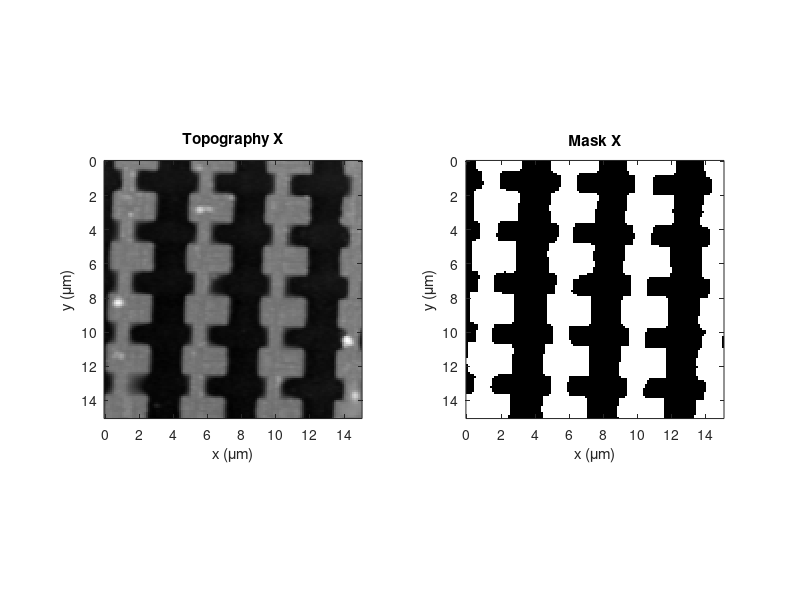
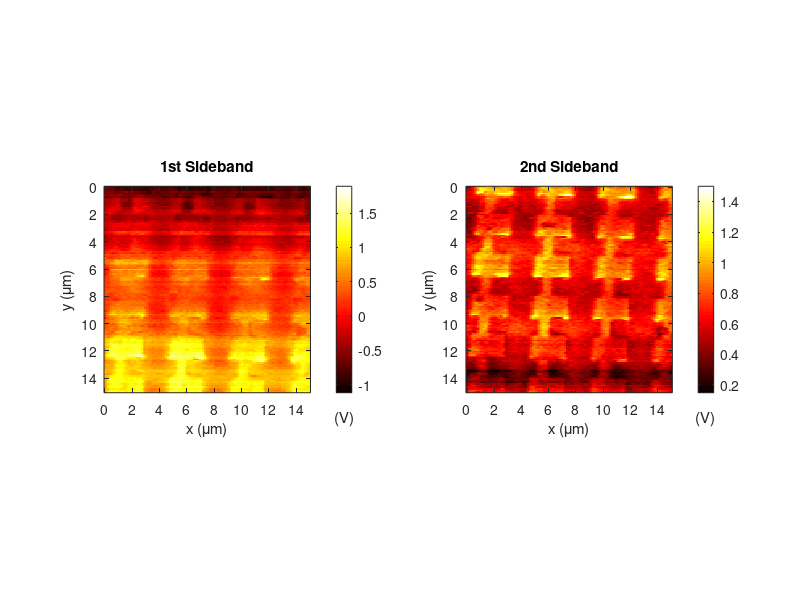
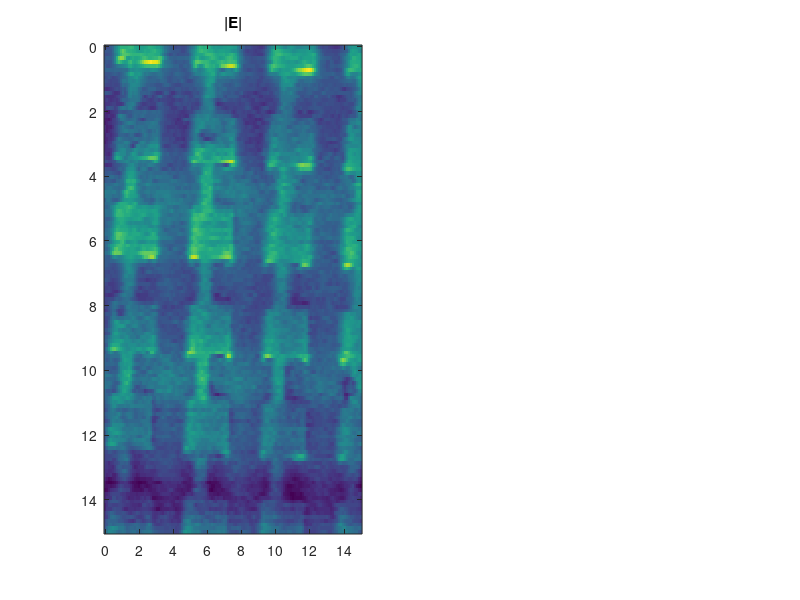

Reproduce these figures in MATLAB, in order. (Note: this script raises an error after producing the figures.)
clear all
close all

lambda=10.6; %microns

theta=60*pi/180;  % SNOM incidence angle

Vrms=0.106; % Volts

% MaxTau=50.4179; % Good diodes: From 2017-11-21_diode_h_5_PH_X_3
% MaxTau=26.2718; % Bad diodes diodes: From 2017-12-12_diode_g_2_PH_X_2
MaxTau=1;
% MaxTau=1;

run=1;

%% LOAD
    
load 2018-04-07_leaky_E_4_V_PH_X_2

dir1='Presentation';
dir2='2018-04-17';
dir3='Leaky_E4_V_2';
dir4=strcat(dir2,'\',dir3);
mkdir(dir1,dir4);
dir=strcat(dir1,'\',dir4);

global Mx My MaskX MaskY
Mx=size(x);     My=size(y);
Mx=Mx(2);       My=My(2);

i=1; 

%% TOPOGRAPHY 

% X component

TopoX=M(:,:,i);
N=size(TopoX);
N=N(1);

MinTopo=min(min(TopoX));
MaxTopo=max(max(TopoX));
thrX=0.40*(MaxTopo-MinTopo)+MinTopo;

StrucInd=find(TopoX>thrX);
SubstInd=find(TopoX<thrX);

% [MaskX,Kx]=Mask(TopoX,thrX); 

MaskX=zeros(N,N);
MaskX(StrucInd)=1;
MaskX(SubstInd)=0;

% MaskX(1:12,:)=0;
% MaskX(:,1:16)=0;

Square=ones(3);
MaskX=conv2(MaskX,Square,'same');

StrucInd=find(MaskX>0);
SubstInd=find(MaskX==0);
MaskX(StrucInd)=1;

F1=figure('units','normalized','outerposition',[0 0 1 1]);

% X component

subplot(1,2,1);
imagesc(x,y,TopoX)
% imagesc(x,y(1:N/2),TopoX(1:N/2,:))
% imagesc(x,y,rot90(TopoX,3))
title('Topography X')
colormap(gray(256))
% axis square
xlabel('x (\mum)')
ylabel('y (\mum)')
daspect([1 1 1])

subplot(1,2,2)
imagesc(x,y,MaskX)
% imagesc(x,y(1:N/2),MaskX(1:N/2,:))
% imagesc(MaskX(1:N/2,:))
% imagesc(x,y,rot90(MaskX,3))
title('Mask X')
colormap(gray(256))
% axis square
xlabel('x (\mum)')
ylabel('y (\mum)')
daspect([1 1 1])
% % saveas(F1,strcat(dir,'\','1.Topography.png'))

if run==1

%% ANALYSIS

% 1ST SIDEBAND
SideB1x=M(:,:,i+2);  % X component

%2ND SIDEBAND
SideB2x=M(:,:,i+3);  % X component

% Phase color map (as used by Hillenbrand et al.)

up=(1:89)'/90;
dw=flipud(up);
Zeros=zeros(89,1);
Ones=ones(89,1);
rm=[0 ; Zeros ; 0 ; up ; 1 ; Ones ; 1; dw];
gm=[0 ; Zeros; 0 ; up ; 1 ; dw ; 0 ; Zeros]; 
bm=[0 ; up ; 1 ; Ones ; 1 ; dw ; 0 ; Zeros]; 
PhaseColormap=[rm gm bm];  

%% SIDEBANDS

% 1ST sideband
SideB1=SideB1x;

% 2ND sideband
SideB2=SideB2x;

F2=figure('units','normalized','outerposition',[0 0 1 1]);
% suptitle(strcat(dir3,' (Non Rotated)'))
% suptitle('SIDEBANDS (METHOD 1)')

FigSB1=subplot(1,2,1);
imagesc(x,y,SideB1)
% imagesc(x,y(1:N/2),SideB1(1:N/2,:))
% imagesc(x,y,rot90(SideB1,3))
title('1st Sideband')
colormap(FigSB1,hot)
bar=colorbar;
xlabel(bar,'(V)')
axis square
xlabel('x (\mum)')
ylabel('y (\mum)')
daspect([1 1 1])

% 2ND sideband

FigSB2=subplot(1,2,2);
imagesc(x,y,SideB2)
% imagesc(x,y(1:N/2),SideB2(1:N/2,:))
% imagesc(x,y,rot90(SideB2,3))
title('2nd Sideband')
colormap(FigSB2,hot)
bar=colorbar;
xlabel(bar,'(V)')
axis square
xlabel('x (\mum)')
ylabel('y (\mum)')
daspect([1 1 1])
% % saveas(F2,strcat(dir,'\','2.SideBands.png'))

%% NEAR FIELD

% Gamma calculation

V=sqrt(2)*Vrms;
scale=0.2218;
DeltaL=V/scale;
gamma=4*pi*DeltaL/lambda;

J1=besselj(1,gamma);
J2=besselj(2,gamma);

C1=1/J1;
C2=1/J2;

Vrms=(2.63*lambda/(4*pi))*scale/(sqrt(2))

Tau=C2*SideB2-1i*C1*SideB1;

ModulTau=abs(Tau)./MaxTau;
% MaxTau=max(max(ModulTau))
% ModulTau(ModulTau>60)=0;
PhaseTau=atan2(imag(Tau),real(Tau));

Y=ones(My,Mx);
for ii=1:1:Mx
   Y(:,ii)=y; 
end
PhaseCorr=PhaseTau-(2*pi/lambda)*Y*sin(theta);

PhaseTauMask=PhaseTau.*MaskX;
PhaseCorrMask=PhaseCorr.*MaskX;

F3=figure('units','normalized','outerposition',[0 0 1 1]);
% suptitle('NEAR-FIELD (METHOD 1)')
Fig1=subplot(1,2,1);
imagesc(x,y,ModulTau)
% imagesc(x,y(1:N/2),ModulTau(1:N/2,:))
% imagesc(x,y,rot90(ModulTau,3))
title('|E|')
colormap(Fig1,parula)
bar=colorbar;
% caxis([0 1])
xlabel(bar,'(V)')
axis square
xlabel('x (\mum)')
ylabel('y (\mum)');
daspect([1 1 1])

Fig2=subplot(1,2,2);
imagesc(x,y,PhaseCorrMask)
% imagesc(x,y(1:N/2),PhaseTauMask(1:N/2,:))
% imagesc(x,y,rot90(PhaseTauMask,3))
title('E Phase')
colormap(Fig2,PhaseColormap)
bar=colorbar;
xlabel(bar,'(rad)')
axis square
caxis([-pi pi])
xlabel('x (\mum)')
ylabel('y (\mum)')
daspect([1 1 1])
% % saveas(F3,strcat(dir,'\','3.Tau.png'))

% 
% %% NEAR FIELD IN COMPLEX PLANE VISUALIZATION - NON ROTATED
% 
% [X1,Y1,X1rot,Y1rot,X1subs,Y1subs,X1subsrot,Y1subsrot,MaxEigenVect1,MinEigenVect1,SideB1xrotNF,SideB1yrotNF]=Covariance(K,C2*SideB2x,-C1*SideB1x);
% 
% FTau1=figure('units','normalized','outerposition',[0 0 1 1]);
% scatter(X1subs,Y1subs,'.','b')
% hold on
% scatter(X1,Y1,'.','r')
% quiver(0,0,MaxEigenVect1(1),MaxEigenVect1(2),'-m','LineWidth',2);
% quiver(0,0,MinEigenVect1(1),MinEigenVect1(2), '-g', 'LineWidth',2);
% hold off
% axis equal
% title('NEAR-FIELD (X COMPONENT - METHOD 1)')
% legend('substate','patch')
% xlabel('S_2_,_2 (V)')
% ylabel('S_2_,_1 (V)')
% saveas(FTau1,strcat(dir,'\','TauScatter.png'))
% %% NEAR FIELD IN COMPLEX PLANE VISUALIZATION - ROTATED
% 
% [X1,Y1,X1rot,Y1rot,X1subs,Y1subs,X1subsrot,Y1subsrot,MaxEigenVect1,MinEigenVect1,SideB1xrotNF,SideB1yrotNF]=Covariance(K,C2*SideB2xrot,-C1*SideB1xrot);
% 
% FTau2=figure('units','normalized','outerposition',[0 0 1 1]);
% scatter(X1subs,Y1subs,'.','b')
% hold on
% scatter(X1,Y1,'.','r')
% quiver(0,0,MaxEigenVect1(1),MaxEigenVect1(2),'-m','LineWidth',2);
% quiver(0,0,MinEigenVect1(1),MinEigenVect1(2), '-g', 'LineWidth',2);
% hold off
% axis equal
% title('NEAR-FIELD (X COMPONENT - METHOD 2)')
% legend('substate','patch')
% xlabel('S_2_,_2 (V)')
% ylabel('S_2_,_1 (V)')
% saveas(FTau2,strcat(dir,'\','TauScatterRotated.png'))

%% Histogram

% Phase

PhaseStruc=PhaseCorr(StrucInd);
PhaseSubst=PhaseCorr(SubstInd);

angle=[-pi:2*pi/36:pi];

F4=figure('units','normalized','outerposition',[0 0 1 1]);
% suptitle('NEAR-FIELD (METHOD 1)')
Fig1=subplot(1,2,1);
histogram(PhaseStruc,angle);
hold on
histogram(PhaseSubst,angle);
title('Phase Histogram')
axis square
legend({'structure','substrate'})
xlabel('phase (rad)')
ylabel('Ocurrences');

Fig2=subplot(1,2,2);
imagesc(x,y,PhaseCorr)
% imagesc(x,y(1:N/2),PhaseTau(1:N/2,:))
% imagesc(x,y,rot90(PhaseTau,3))
title('E Phase')
colormap(Fig2,PhaseColormap)
bar=colorbar;
xlabel(bar,'(rad)')
axis square
caxis([-pi pi])
xlabel('x (\mum)')
ylabel('y (\mum)')
daspect([1 1 1])
% saveas(F4,strcat(dir,'\','4.Phase.png'))

%% Phase Evolution

Nframes=101;
PhaseSpace=linspace(0,2*pi,Nframes);
dt=linspace(0,1,Nframes);

PhaseMovie(Nframes)=struct('cdata',[],'colormap',[]);

F5=figure();
for jj=1:Nframes
    PhaseEvol=PhaseCorr+ones(N).*PhaseSpace(jj);
    Title=strcat('Phase (t=',num2str(dt(jj)),' period)');
    WrapPhase=wrapToPi(PhaseEvol.*MaskX);
    imagesc(x,y,WrapPhase,[-pi, pi]);
%     imagesc(x,y(1:N/2),WrapPhase(1:N/2,:),[-pi, pi]);
%     imagesc(x,y,rot90(WrapPhase,3),[-pi, pi]);
    axis square; axis image; 
    colormap(PhaseColormap); colorbar
    xlabel('x (\mum)')
    ylabel('y (\mum)')
%     daspect([1 1 1])
    title(Title)
%     set(gca,'FontSize',fst);
    PhaseMovie(jj)=getframe;
%     pause(0.01)
    
end

% Save video

% v=VideoWriter(strcat(dir,'\','5.phase_evol.avi'));
% v.FrameRate=10;
% open(v);
% writeVideo(v,PhaseMovie);
% close(v);

%% Histogram

% Phase

% ModulTauStruct=ModulTau(StrucInd);
% SB2Struct=SideB2(SubstInd);
% 
% F6=figure('units','normalized','outerposition',[0 0 1 1]);
% % suptitle('NEAR-FIELD (METHOD 1)')
% Fig61=subplot(1,2,1);
% histogram(ModulTau);
% title('Sidenad 1 Histogram')
% axis square
% xlabel('Signal')
% ylabel('Ocurrences');
% 
% Fig62=subplot(1,2,2);
% histogram(SB2Struct);
% title('Sidenad 2 Histogram')
% axis square
% xlabel('Signal')
% ylabel('Ocurrences');

end
